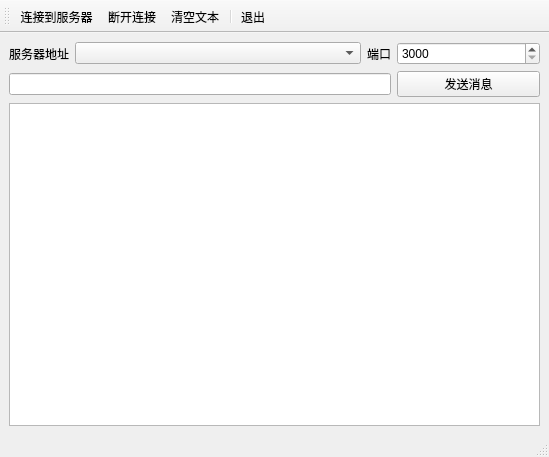
<?xml version="1.0" encoding="UTF-8"?>
<ui version="4.0">
 <class>MainWindow</class>
 <widget class="QMainWindow" name="MainWindow">
  <property name="geometry">
   <rect>
    <x>0</x>
    <y>0</y>
    <width>549</width>
    <height>457</height>
   </rect>
  </property>
  <property name="windowTitle">
   <string>Client</string>
  </property>
  <widget class="QWidget" name="centralwidget">
   <layout class="QGridLayout" name="gridLayout">
    <item row="0" column="0">
     <widget class="QLabel" name="label">
      <property name="text">
       <string>服务器地址</string>
      </property>
     </widget>
    </item>
    <item row="0" column="1">
     <widget class="QComboBox" name="cmbIP">
      <property name="sizePolicy">
       <sizepolicy hsizetype="Preferred" vsizetype="Fixed">
        <horstretch>2</horstretch>
        <verstretch>0</verstretch>
       </sizepolicy>
      </property>
     </widget>
    </item>
    <item row="0" column="2">
     <widget class="QLabel" name="label_2">
      <property name="text">
       <string>端口</string>
      </property>
     </widget>
    </item>
    <item row="0" column="3">
     <widget class="QSpinBox" name="spinPort">
      <property name="sizePolicy">
       <sizepolicy hsizetype="Minimum" vsizetype="Fixed">
        <horstretch>1</horstretch>
        <verstretch>0</verstretch>
       </sizepolicy>
      </property>
      <property name="minimum">
       <number>3000</number>
      </property>
      <property name="maximum">
       <number>9999</number>
      </property>
     </widget>
    </item>
    <item row="1" column="0" colspan="3">
     <widget class="QLineEdit" name="editMessage"/>
    </item>
    <item row="1" column="3">
     <widget class="QPushButton" name="btnSend">
      <property name="text">
       <string>发送消息</string>
      </property>
     </widget>
    </item>
    <item row="2" column="0" colspan="4">
     <widget class="QPlainTextEdit" name="plainTextEdit"/>
    </item>
   </layout>
  </widget>
  <widget class="QStatusBar" name="statusbar"/>
  <widget class="QToolBar" name="toolBar">
   <property name="windowTitle">
    <string>toolBar</string>
   </property>
   <property name="toolButtonStyle">
    <enum>Qt::ToolButtonTextUnderIcon</enum>
   </property>
   <attribute name="toolBarArea">
    <enum>TopToolBarArea</enum>
   </attribute>
   <attribute name="toolBarBreak">
    <bool>false</bool>
   </attribute>
   <addaction name="actConn"/>
   <addaction name="actDisconn"/>
   <addaction name="actTextClear"/>
   <addaction name="separator"/>
   <addaction name="actExit"/>
  </widget>
  <action name="actConn">
   <property name="icon">
    <iconset resource="res.qrc">
     <normaloff>:/images/conn.JPG</normaloff>:/images/conn.JPG</iconset>
   </property>
   <property name="text">
    <string>连接到服务器</string>
   </property>
  </action>
  <action name="actDisconn">
   <property name="icon">
    <iconset resource="res.qrc">
     <normaloff>:/images/disconn.JPG</normaloff>:/images/disconn.JPG</iconset>
   </property>
   <property name="text">
    <string>断开连接</string>
   </property>
  </action>
  <action name="actTextClear">
   <property name="icon">
    <iconset resource="res.qrc">
     <normaloff>:/images/clear.bmp</normaloff>:/images/clear.bmp</iconset>
   </property>
   <property name="text">
    <string>清空文本</string>
   </property>
  </action>
  <action name="actExit">
   <property name="icon">
    <iconset resource="res.qrc">
     <normaloff>:/images/exit.bmp</normaloff>:/images/exit.bmp</iconset>
   </property>
   <property name="text">
    <string>退出</string>
   </property>
  </action>
 </widget>
 <resources>
  <include location="res.qrc"/>
 </resources>
 <connections/>
</ui>
